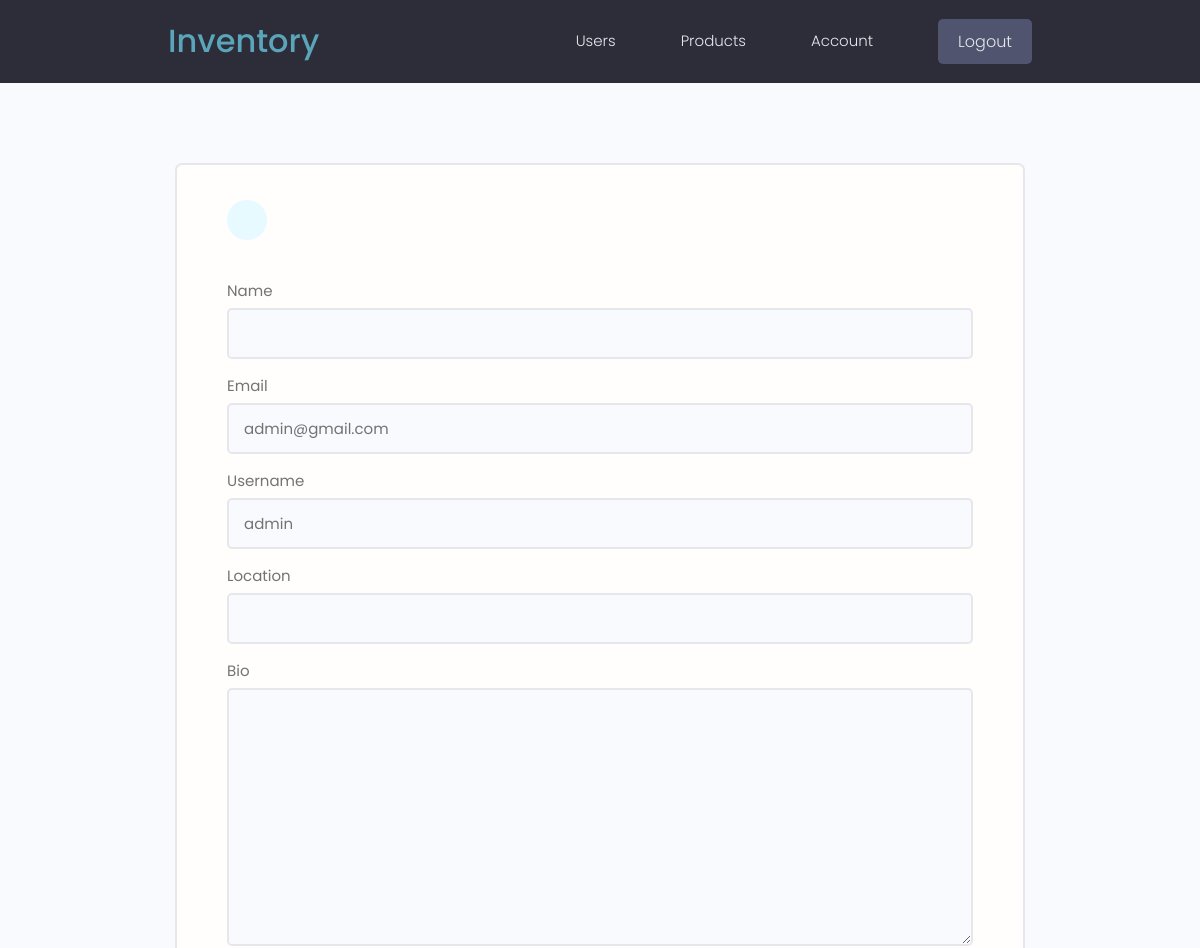
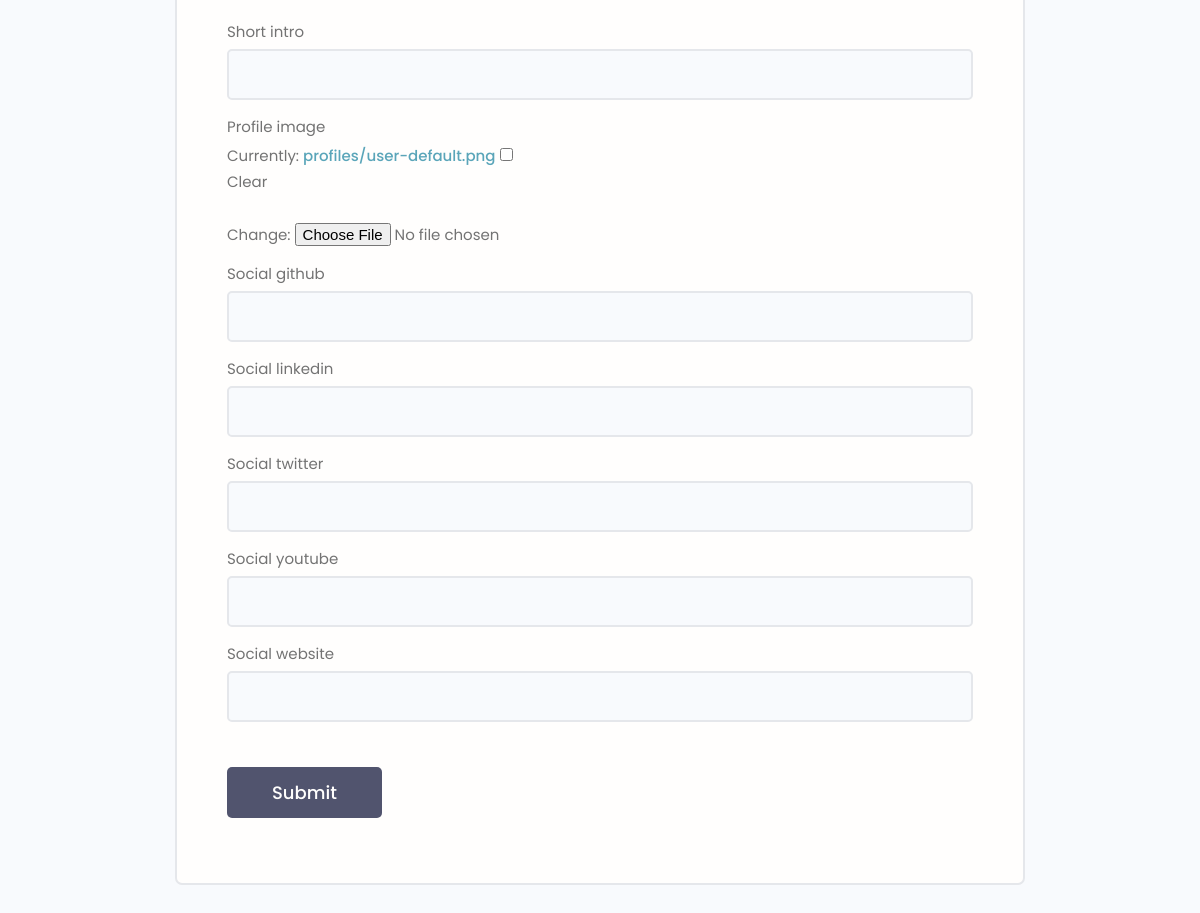
The page /edit-account/ (signed in) on the database as committed earlier (2 pictures, top to bottom).
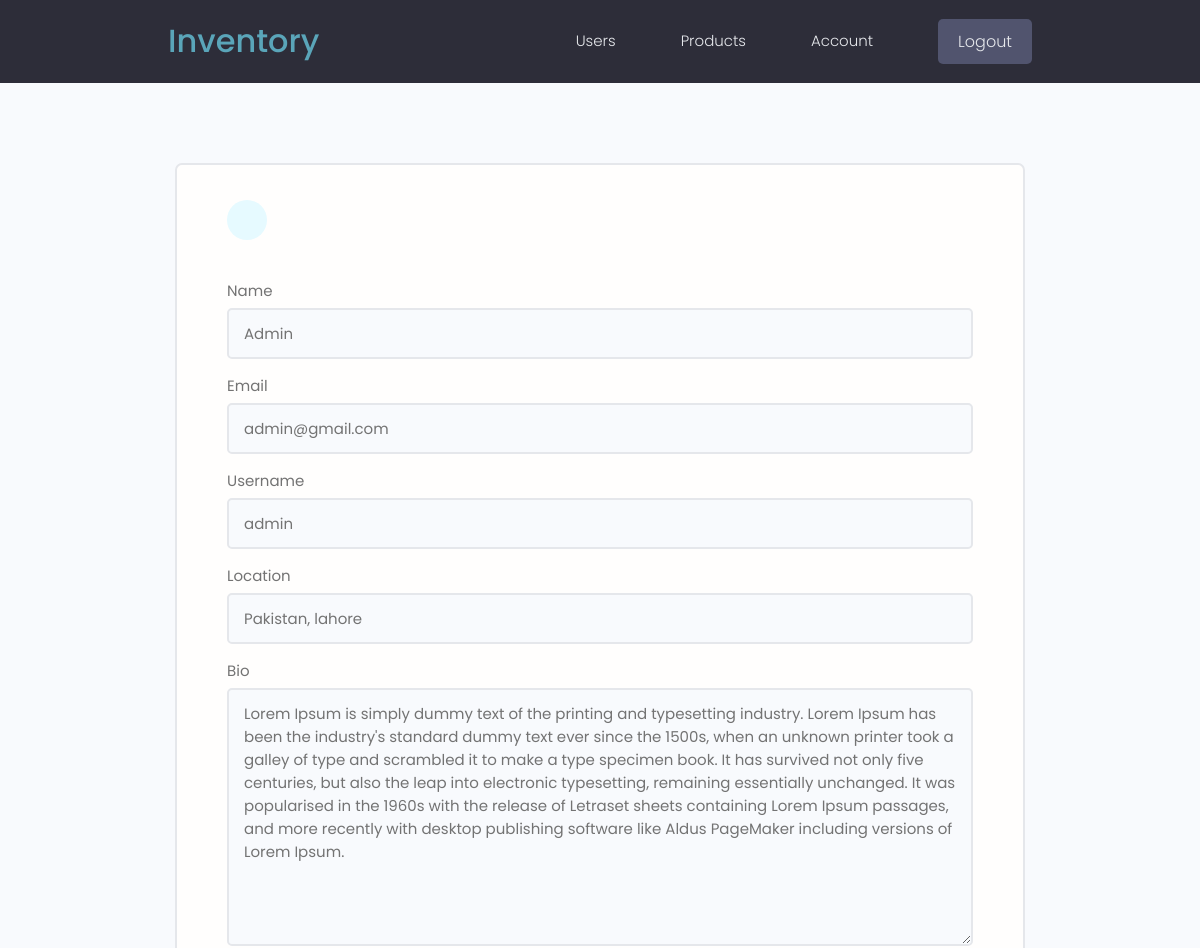
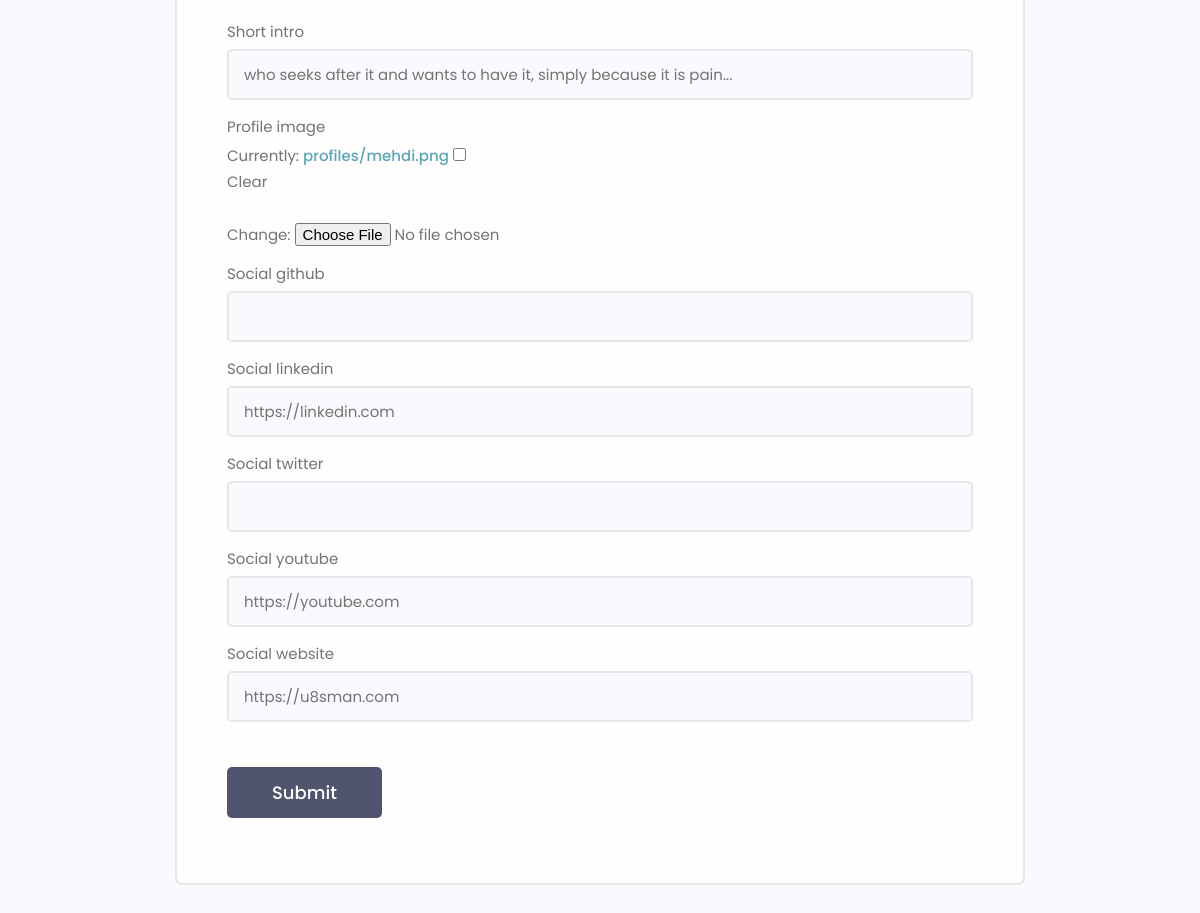
The same page on the database as committed later (2 pictures, top to bottom).
### users/models.py (models this page shows, shortened)
class Profile(models.Model):
    user = models.OneToOneField(
        User, on_delete=models.CASCADE, null=True, blank=True)
    name = models.CharField(max_length=200, blank=True, null=True)
    email = models.EmailField(max_length=500, blank=True, null=True)
    username = models.CharField(max_length=200, blank=True, null=True)
    location = models.CharField(max_length=200, blank=True, null=True)
    short_intro = models.CharField(max_length=200, blank=True, null=True)
    bio = models.TextField(blank=True, null=True)
    profile_image = models.ImageField(
        null=True, blank=True, upload_to='profiles/', default="profiles/user-default.png")
    social_github = models.CharField(max_length=200, blank=True, null=True)
    social_twitter = models.CharField(max_length=200, blank=True, null=True)
    social_linkedin = models.CharField(max_length=200, blank=True, null=True)
    social_youtube = models.CharField(max_length=200, blank=True, null=True)
    social_website = models.CharField(max_length=200, blank=True, null=True)
    created = models.DateTimeField(auto_now_add=True)
    id = models.UUIDField(default=uuid.uuid4, unique=True,
                          primary_key=True, editable=False)
    class Meta:
        ordering = ['created']

### users/views.py (the view)
# urls.py: path('edit-account/', views.editAccount, name="edit-account"),
@login_required(login_url='login')
def editAccount(request):
    profile = request.user.profile
    form = ProfileForm(instance=profile)
    if request.method == 'POST':
        form = ProfileForm(request.POST, request.FILES, instance=profile)
        if form.is_valid():
            form.save()
            return redirect('account')
    context = {'form': form}
    return render(request, 'users/profile_form.html', context)

### users/forms.py
class ProfileForm(ModelForm):
    class Meta:
        model = Profile
        fields = ['name', 'email', 'username',
                  'location', 'bio', 'short_intro', 'profile_image',
                  'social_github', 'social_linkedin', 'social_twitter',
                  'social_youtube', 'social_website']
    def __init__(self, *args, **kwargs):
        super(ProfileForm, self).__init__(*args, **kwargs)
        for name, field in self.fields.items():
            field.widget.attrs.update({'class': 'input'})

### users/templates/users/profile_form.html (shortened to what this page needs)
{% extends 'main.html' %}
{% block content %}
<main class="formPage my-xl">
    <div class="content-box">
        <div class="formWrapper">
            <a class="backButton" href="{% url 'account' %}"></a>
            <br>
            <form class="form" method="POST" action="{% url 'edit-account' %}" enctype="multipart/form-data">
                {% for field in form %}
                <div class="form__field">
                    <label for="formInput#text">{{field.label}}</label>
                    {{field}}
                </div>
                {% endfor %}
                <input class="btn btn--sub btn--lg  my-md" type="submit" value="Submit" />
            </form>
        </div>
    </div>
</main>
{% endblock content %}

Rows that differ between the two databases and show on the page:
changed Profile "admin@gmail.com": name (not shown) → "Admin"; location (not shown) → "Pakistan, lahore"; bio (not shown) → "Lorem Ipsum is simply dummy text of the printing and typesetting industry. Lorem Ipsum has been the industry's standard dummy text ever since the 1500s, when an unknown printer took a galley of type and scrambled it to make a type specimen book. It has survived not only five centuries, but also the leap into electronic typesetting, remaining essentially unchanged. It was popularised in the 1960s with the release of Letraset sheets containing Lorem Ipsum passages, and more recently with desktop publishing software like Aldus PageMaker including versions of Lorem Ipsum."; short_intro (not shown) → "who seeks after it and wants to have it, simply because it is pain..."; social_linkedin (not shown) → "https://linkedin.com"; social_youtube (not shown) → "https://youtube.com"; social_website (not shown) → "https://u8sman.com"
Other text that changed with them:
text no longer shown: "Currently: profiles/user-default.png Clear Change:"
text now shown: "Currently: profiles/mehdi.png Clear Change:"
